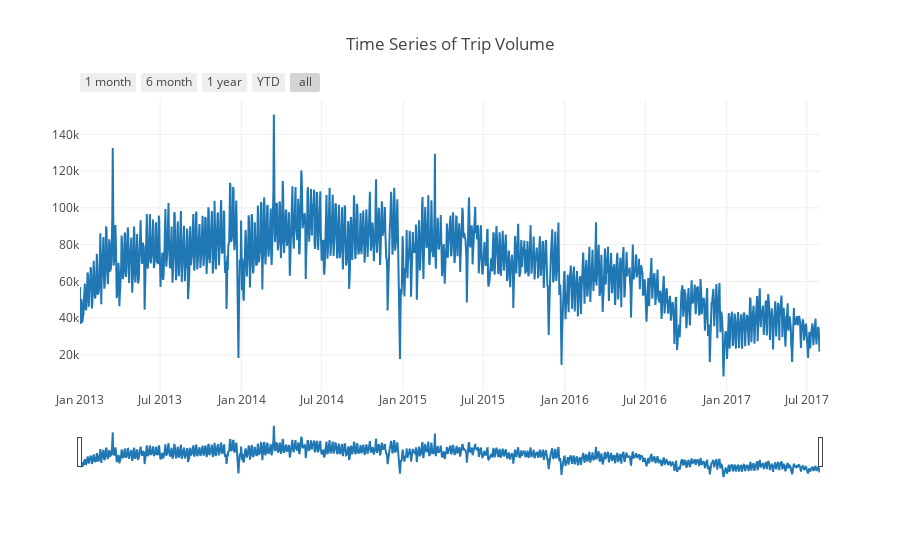

Notebook code cell kept with this figure:
### Code cell
time_series_plot(day_df, "day", "count", '#1f77b4', "Time Series of Trip Volume")

### Figure 1 — Plotly figure (JSON) as saved in the notebook; plotly's stock layout.template omitted (floating-point values rounded to 4 significant figures; data arrays with more than 128 entries replaced by an {"elided": "..."} marker saying what was removed)
{"data": [{"line": {"color": "#1f77b4"}, "type": "scatter", "x": {"elided": "1673 str values"}, "y": {"elided": "1673 int values"}}], "layout": {"title": "Time Series of Trip Volume", "xaxis": {"rangeselector": {"buttons": [{"count": 1, "label": "1 month", "step": "month", "stepmode": "backward"}, {"count": 6, "label": "6 month", "step": "month", "stepmode": "backward"}, {"count": 1, "label": "1 year", "step": "year", "stepmode": "backward"}, {"count": 1, "label": "YTD", "step": "year", "stepmode": "todate"}, {"step": "all"}]}, "rangeslider": {}, "type": "date"}}}
